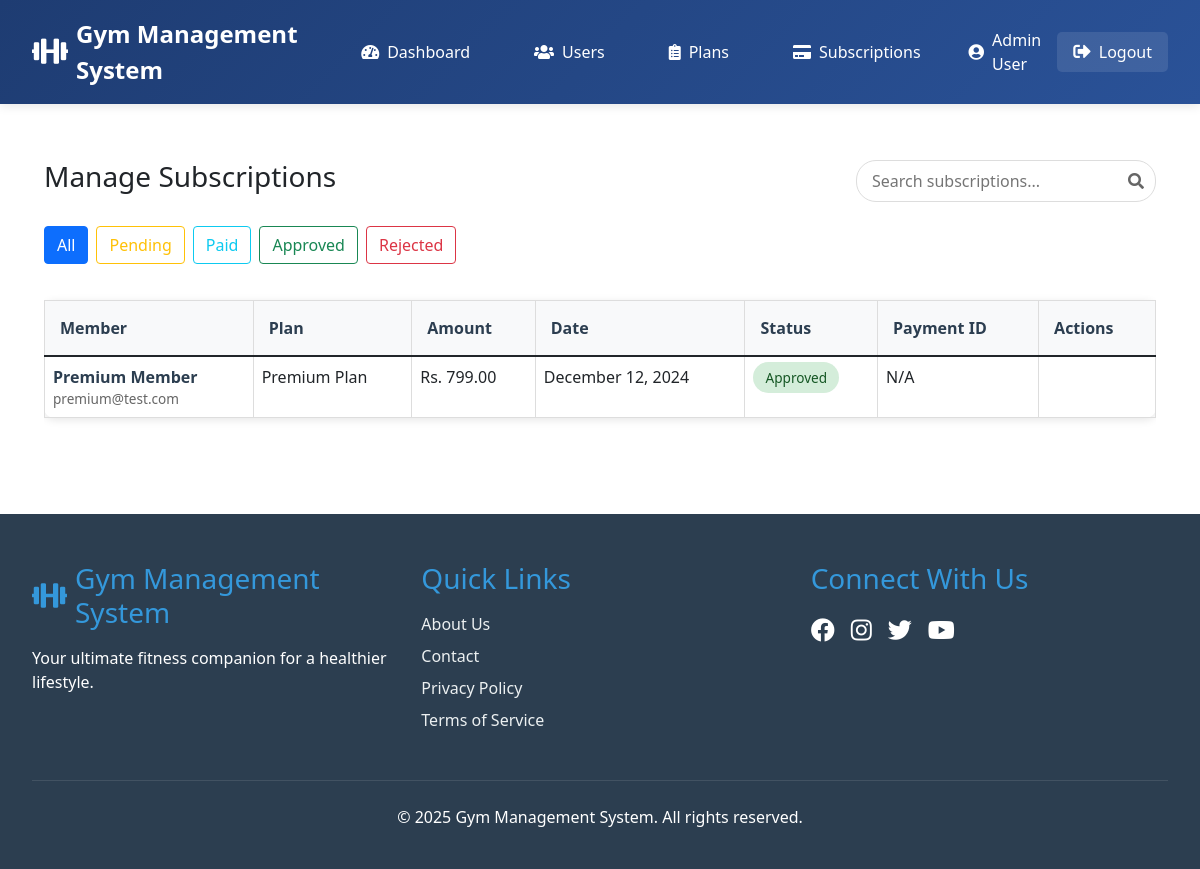
Screenshot of /admin/manage_subscriptions.php (signed in) with the database file from the repository.
### tables this page shows
CREATE TABLE IF NOT EXISTS subscriptions (
    subscription_id INT AUTO_INCREMENT PRIMARY KEY,
    user_id INT NOT NULL,
    plan_id INT NOT NULL,
    subscription_date TIMESTAMP DEFAULT CURRENT_TIMESTAMP,
    payment_status ENUM('Pending', 'Paid', 'Approved', 'Rejected') DEFAULT 'Pending',
    payment_token VARCHAR(255) NULL,  
    payment_date DATETIME NULL,  
    approval_date TIMESTAMP NULL,
    admin_note TEXT NULL,
    FOREIGN KEY (user_id) REFERENCES users(user_id) ON DELETE CASCADE,
    FOREIGN KEY (plan_id) REFERENCES gym_plans(plan_id) ON DELETE CASCADE
);

CREATE TABLE IF NOT EXISTS users (
    user_id INT AUTO_INCREMENT PRIMARY KEY,
    full_name VARCHAR(100) NOT NULL,
    email VARCHAR(100) UNIQUE NOT NULL,
    password VARCHAR(255) NOT NULL,
    phone_number VARCHAR(15),
    registration_date TIMESTAMP DEFAULT CURRENT_TIMESTAMP,
    role ENUM('admin', 'user') DEFAULT 'user'
);

CREATE TABLE IF NOT EXISTS gym_plans (
    plan_id INT AUTO_INCREMENT PRIMARY KEY,
    plan_name VARCHAR(100) NOT NULL,
    plan_description TEXT,
    plan_price DECIMAL(10, 2) NOT NULL,
    plan_duration INT NOT NULL  
);

### admin/manage_subscriptions.php (the view, shortened to what this page needs)
<?php
require_once '../includes/header.php';
?>
<div class="container mt-4">
    <div class="d-flex justify-content-between align-items-center mb-4">
        <h1 class="h3">Manage Subscriptions</h1>
        <div class="search-box">
            <input type="text" id="searchSubscriptions" placeholder="Search subscriptions...">
            <i class="fas fa-search"></i>
        </div>
    </div>
    <div class="filter-buttons mb-3">
        <button class="btn btn-outline-primary active" data-filter="all">All</button>
        <button class="btn btn-outline-warning" data-filter="pending">Pending</button>
        <button class="btn btn-outline-info" data-filter="paid">Paid</button>
        <button class="btn btn-outline-success" data-filter="approved">Approved</button>
        <button class="btn btn-outline-danger" data-filter="rejected">Rejected</button>
    </div>
    <div class="table-responsive">
        <table class="table subscription-table">
            <thead>
                <tr>
                    <th>Member</th>
                    <th>Plan</th>
                    <th>Amount</th>
                    <th>Date</th>
                    <th>Status</th>
                    <th>Payment ID</th>
                    <th>Actions</th>
                </tr>
            </thead>
            <tbody>
                <?php
                $subscriptions_sql = "SELECT s.*,
                                            u.full_name, u.email,
                                            g.plan_name, g.plan_price,
                                            p.payment_id, p.khalti_token,
                                            DATE_FORMAT(s.subscription_date, '%M %d, %Y') as formatted_date,
                                            CASE
                                                WHEN s.approval_date IS NOT NULL
                                                THEN DATE_FORMAT(s.approval_date, '%M %d, %Y')
                                                ELSE NULL
                                            END as formatted_approval_date
                                         FROM subscriptions s
                                         JOIN users u ON s.user_id = u.user_id
                                         JOIN gym_plans g ON s.plan_id = g.plan_id
                                         LEFT JOIN payments p ON s.subscription_id = p.subscription_id
                                         ORDER BY s.subscription_date DESC";
                $subscriptions_result = mysqli_query($con, $subscriptions_sql);
                while ($sub = mysqli_fetch_assoc($subscriptions_result)):
                    ?>
                    <tr class="subscription-row" data-status="<?php echo strtolower($sub['payment_status']); ?>">
                        <td>
                            <div class="member-info">
                                <span class="member-name"><?php echo htmlspecialchars($sub['full_name']); ?></span>
                                <span class="member-email"><?php echo htmlspecialchars($sub['email']); ?></span>
                            </div>
                        </td>
                        <td><?php echo htmlspecialchars($sub['plan_name']); ?></td>
                        <td>Rs. <?php echo number_format($sub['plan_price'], 2); ?></td>
                        <td>
                            <div class="date-info">
                                <span class="subscription-date"><?php echo $sub['formatted_date']; ?></span>
                            </div>
                        </td>
                        <td>
                            <span class="status-badge status-<?php echo strtolower($sub['payment_status']); ?>">
                                <?php echo $sub['payment_status']; ?>
                            </span>
                        </td>
                        <td><?php echo $sub['khalti_token'] ?? 'N/A'; ?></td>
                        <td>
                        </td>
                    </tr>
                <?php endwhile; ?>
            </tbody>
        </table>
    </div>
</div>
<?php require_once '../includes/footer.php'; ?>

### assets/css/style.css (style rules this page uses)
* { margin: 0; padding: 0; box-sizing: border-box; }
body { font-family: 'Segoe UI', Tahoma, Geneva, Verdana, sans-serif; line-height: 1.6; background-color: #f5f5f5; min-height: 100vh; display: flex; flex-direction: column; }
.btn { display: inline-block; padding: 8px 16px; border: none; border-radius: 4px; cursor: pointer; }
.table { width: 100%; border-collapse: collapse; margin-top: 20px; }
.table th, .table td { padding: 12px; border: 1px solid #ddd; text-align: left; }

### admin/manage_subscriptions.php (style rules this page uses)
.subscription-table { background: white; border-radius: 10px; box-shadow: 0 2px 8px rgba(0,0,0,0.1); }
.subscription-table th { background: #f8f9fa; padding: 15px; font-weight: 600; color: #2c3e50; }
.member-info { display: flex; flex-direction: column; }
.member-name { font-weight: 600; color: #2c3e50; }
.member-email { font-size: 0.85rem; color: #666; }
.date-info { display: flex; flex-direction: column; }
.status-badge { padding: 6px 12px; border-radius: 20px; font-size: 0.85rem; font-weight: 500; }
.status-approved { background: #d4edda; color: #155724; }
.filter-buttons { display: flex; gap: 0.5rem; }
.search-box { position: relative; width: 300px; }
.search-box input { width: 100%; padding: 8px 35px 8px 15px; border: 1px solid #ddd; border-radius: 20px; outline: none; }
.search-box i { position: absolute; right: 12px; top: 50%; transform: translateY(-50%); color: #666; }

### rows the page displays
subscriptions: user.full_name "Premium Member", user.email "premium@test.com", plan.plan_name "Premium Plan", plan.plan_price "799.00", formatted_date "December 12, 2024", payment_status "Approved", khalti_token "N/A"

### other values shown
SITE_NAME "Gym Management System"
$_SESSION['full_name'] "Admin User"
